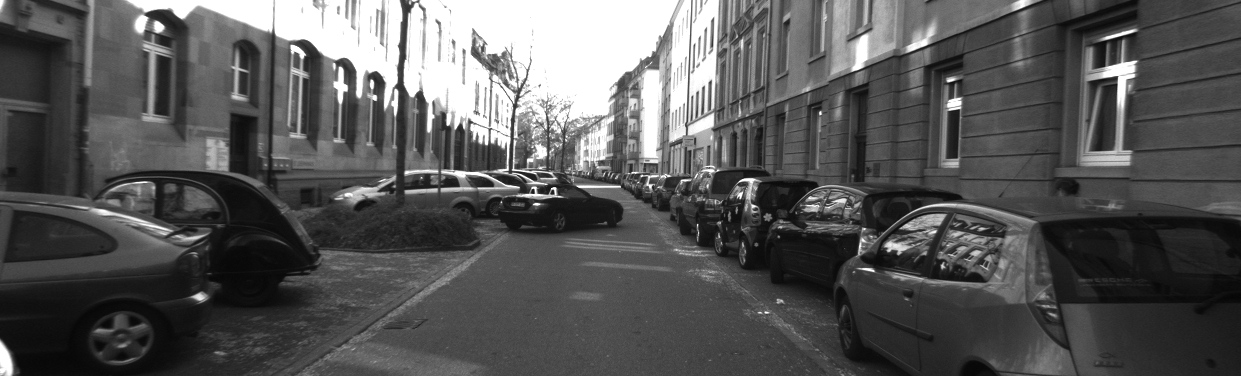
#> input picture W4/000045_10.png, 1241 x 376 px, given in place of vdo.avi, which was not available
$ python task3.py
#> lines starting #> are read from the running program, lines starting #| are printed output that depends on the picture; after the words box and inside, x2 and y2 are one past the last pixel; in counts of white or black regions, pixels touching at a corner belong together; pictures that were not available may be replaced by others from this repository, and a replacement may not be noted
import cv2
import os
import glob
import numpy as np
import itertools

path_to_frames = '../datasets/frames/'
path_to_video = '../datasets/AICity_data/train/S03/c010/vdo.avi'

#Source: https://docs.opencv.org/3.3.1/d7/d8b/tutorial_py_lucas_kanade.html
# [43 lines left out: function openCVtutorial1, not called in this run]

def openCVtutorial2():
    cap = cv2.VideoCapture(path_to_video)
    ret, frame1 = cap.read()
#> frame1 is the input picture: shape (376, 1241, 3); min 5, max 255, mean 87
    prvs = cv2.cvtColor(frame1, cv2.COLOR_BGR2GRAY)
    hsv = np.zeros_like(frame1)
    hsv[..., 1] = 255
    while (1):
        ret, frame2 = cap.read()
        next = cv2.cvtColor(frame2, cv2.COLOR_BGR2GRAY)
        flow = cv2.calcOpticalFlowFarneback(prvs, next, None, 0.5, 3, 15, 3, 5, 1.2, 0)
        mag, ang = cv2.cartToPolar(flow[..., 0], flow[..., 1])
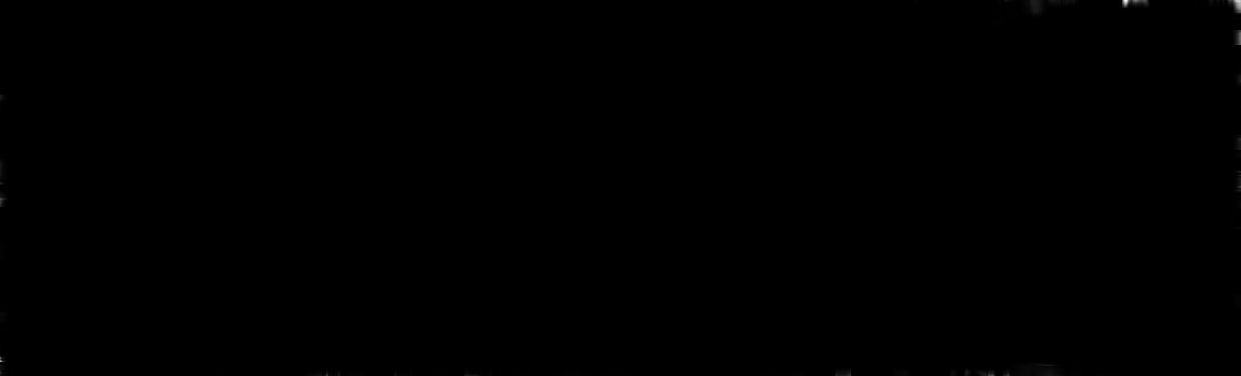
#> mag: shape (376, 1241) float32; min 0, max 0.271, mean 0.000162; drawn with min black and max white
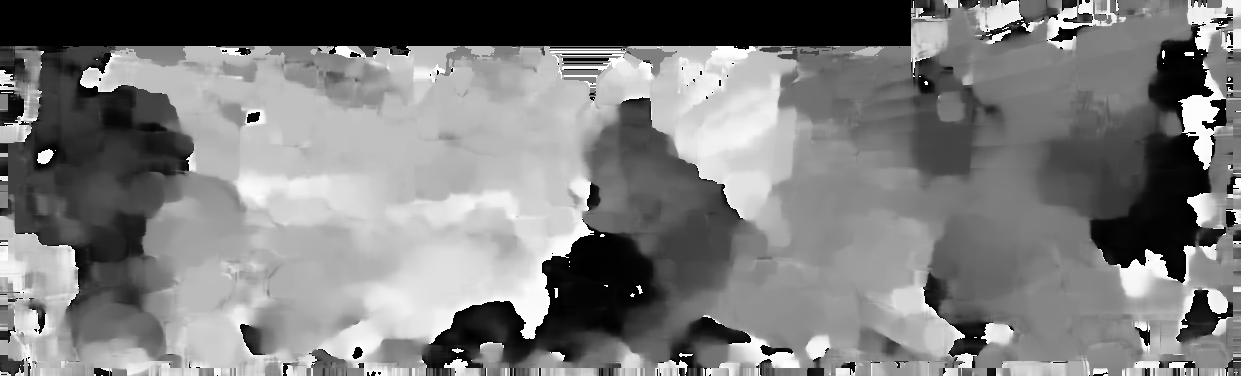
#> ang: shape (376, 1241) float32; min 0, max 6.28, mean 3.08; drawn with min black and max white
        hsv[..., 0] = ang * 180 / np.pi / 2
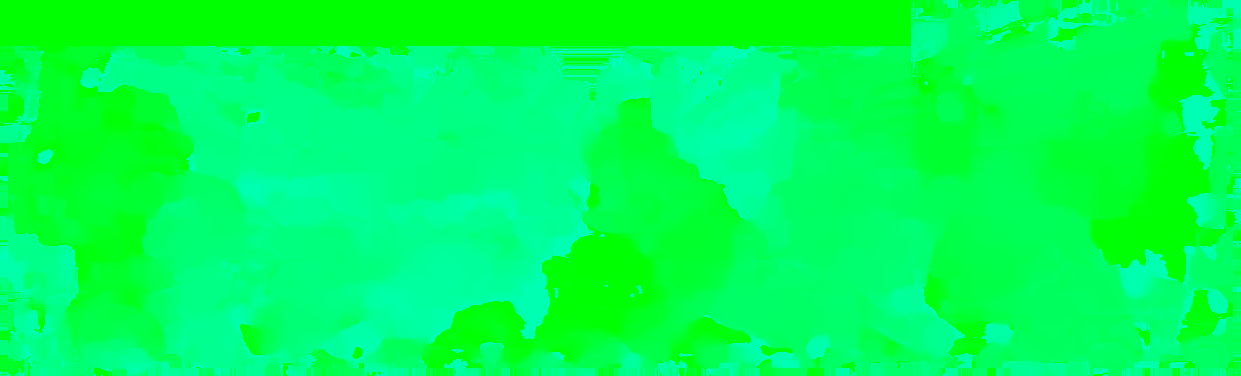
#> hsv: shape (376, 1241, 3); mean of channels 0, 1, 2 87.9, 255, 0; drawn as B, G, R
        hsv[..., 2] = cv2.normalize(mag, None, 0, 255, cv2.NORM_MINMAX)
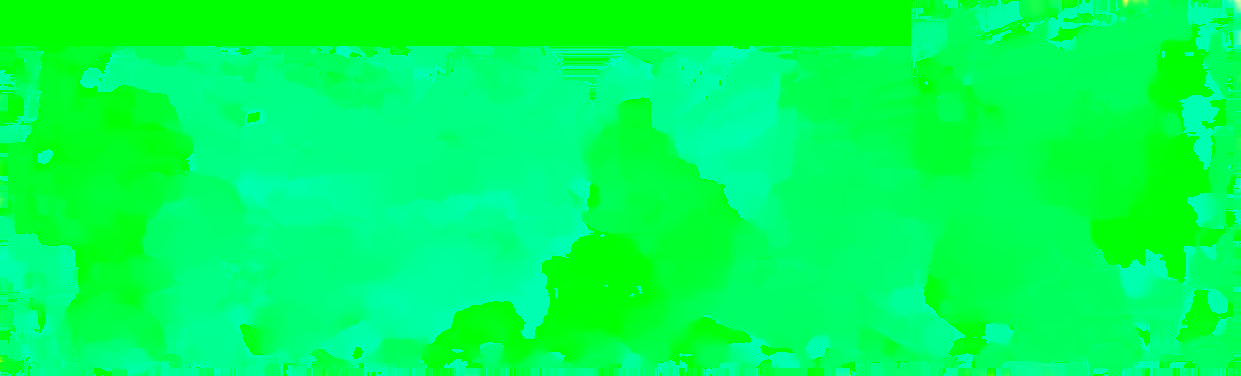
#> hsv: shape (376, 1241, 3); 1.43% of pixels changed, all inside (x1, y1, x2, y2) = (0, 0, 1241, 376); drawn as B, G, R
        bgr = cv2.cvtColor(hsv, cv2.COLOR_HSV2BGR)
        cv2.imshow('frame2', bgr)
        k = cv2.waitKey(30) & 0xff
#> (key Esc is pressed here)
        if k == 27:
            break
        elif k == ord('s'):
            cv2.imwrite('opticalfb.png', frame2)
            cv2.imwrite('opticalhsv.png', bgr)
        prvs = next
    cap.release()
    cv2.destroyAllWindows()


# [19 lines left out: function task3, not called in this run]


if __name__ == '__main__':
    display = False
    #task3(path_to_video, save_frames=False,
    #            path_to_frames=path_to_frames)
    #openCVtutorial1()
    openCVtutorial2()
